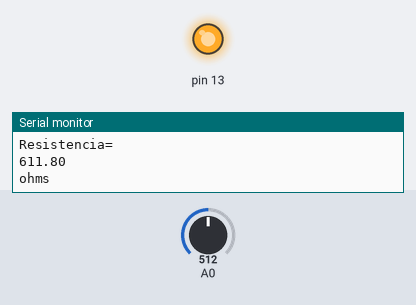
The sketch below on a simulated Arduino Uno, built with avr-gcc and run on an emulated ATmega328P. Parts: output pins drawn as LEDs (lit = HIGH), the last lines printed to the serial monitor. The inputs (shaded band) are chosen by the test bench; at power-on: A0 = 512.

Above: at 4.5 s.
4.6 s: A0 set to 769
7.3 s: A0 set to 797
At 10.4 s:
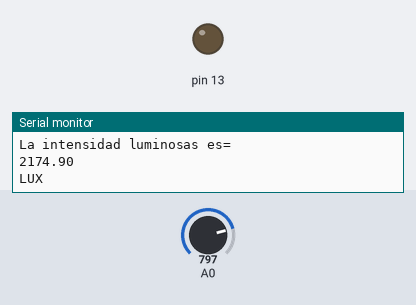
10.8 s: A0 set to 716
At 13.0 s:
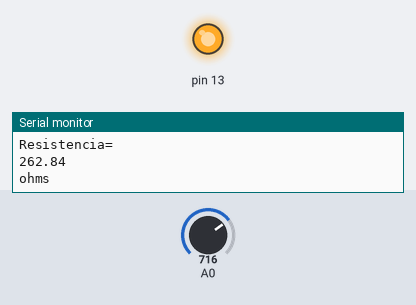
Timing chart, 0 to 14.5 s (numbered marks = the images above; inputs shaded):
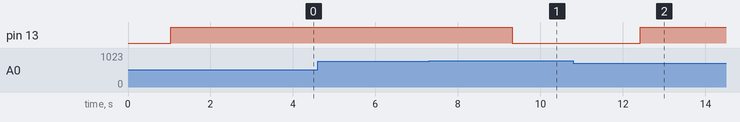

The sketch:

Ejercicio_lunes_25.ino
```cpp
  float volt=0,rl,il;
  void setup(){

    Serial.begin(9600);
    pinMode(A0,INPUT);
     pinMode(13,OUTPUT);
    }
  void loop(){

    volt=analogRead(A0);
    volt=volt*(5.0/1023.0);
    rl=613*((5/volt)-1);
    il=pow((rl/126951),-1.1655);


    Serial.println("La intensidad luminosas es= ");
    Serial.println(il);
    Serial.println("LUX");
     Serial.println("Voltaje=");
    Serial.println(volt);
    Serial.println("Volts");
    Serial.println("Resistencia=");
    Serial.println(rl);
    Serial.println("ohms");
    Serial.println("");
    Serial.println("");
    delay(1000);

  if(il>=2000)
  {
    digitalWrite(13,LOW);
  }

  if(il<2000)
  {
    digitalWrite(13,HIGH);
  }

  }
```

Measured:
- the behaviour switches between 784 and 785 on A0 (found by bisection; images 0 and 1)
- after the input at 7.3 s, pin 13: HIGH → LOW after 2.0 s
- after the input at 10.8 s, pin 13: LOW → HIGH after 1.6 s
